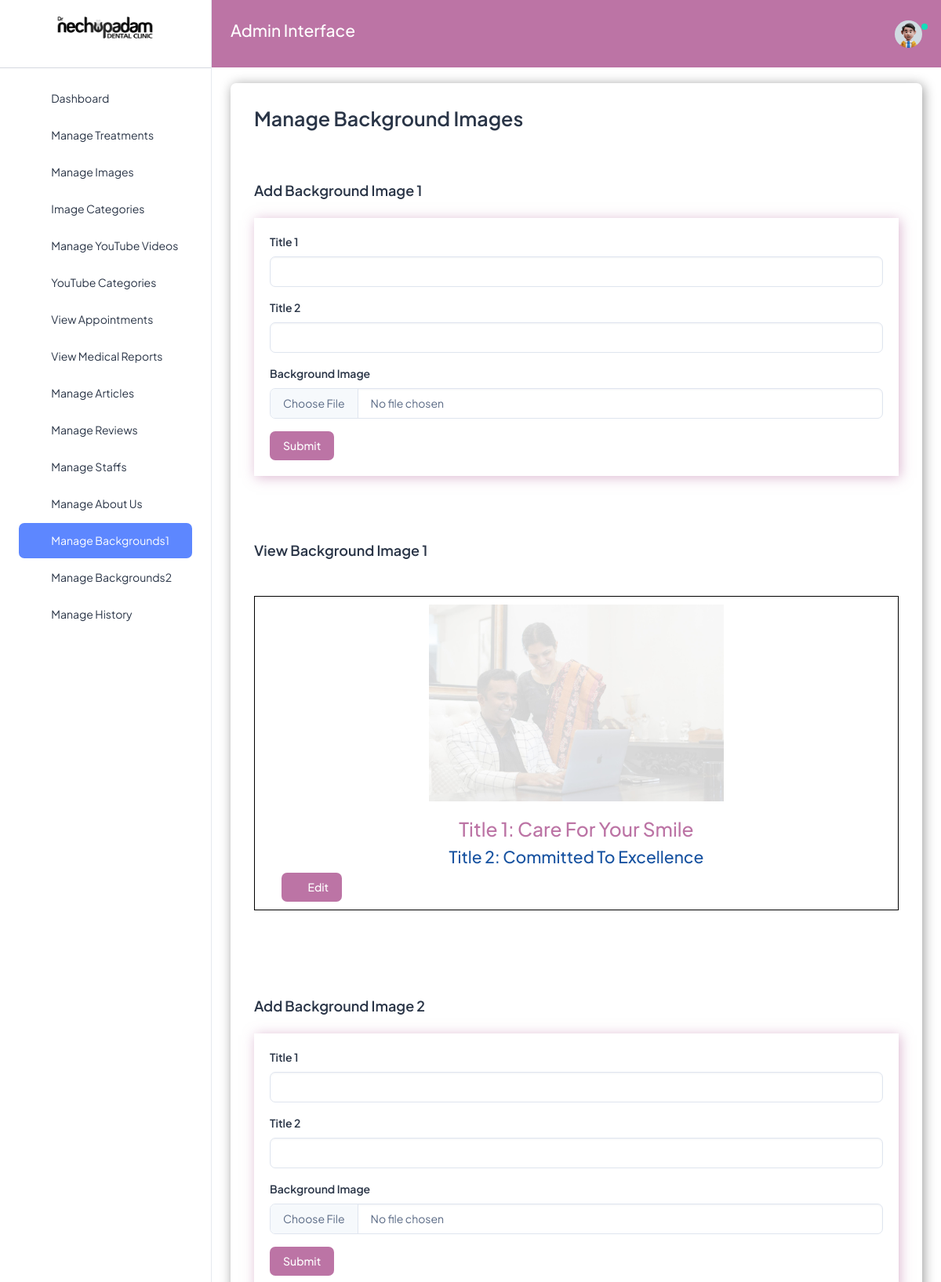
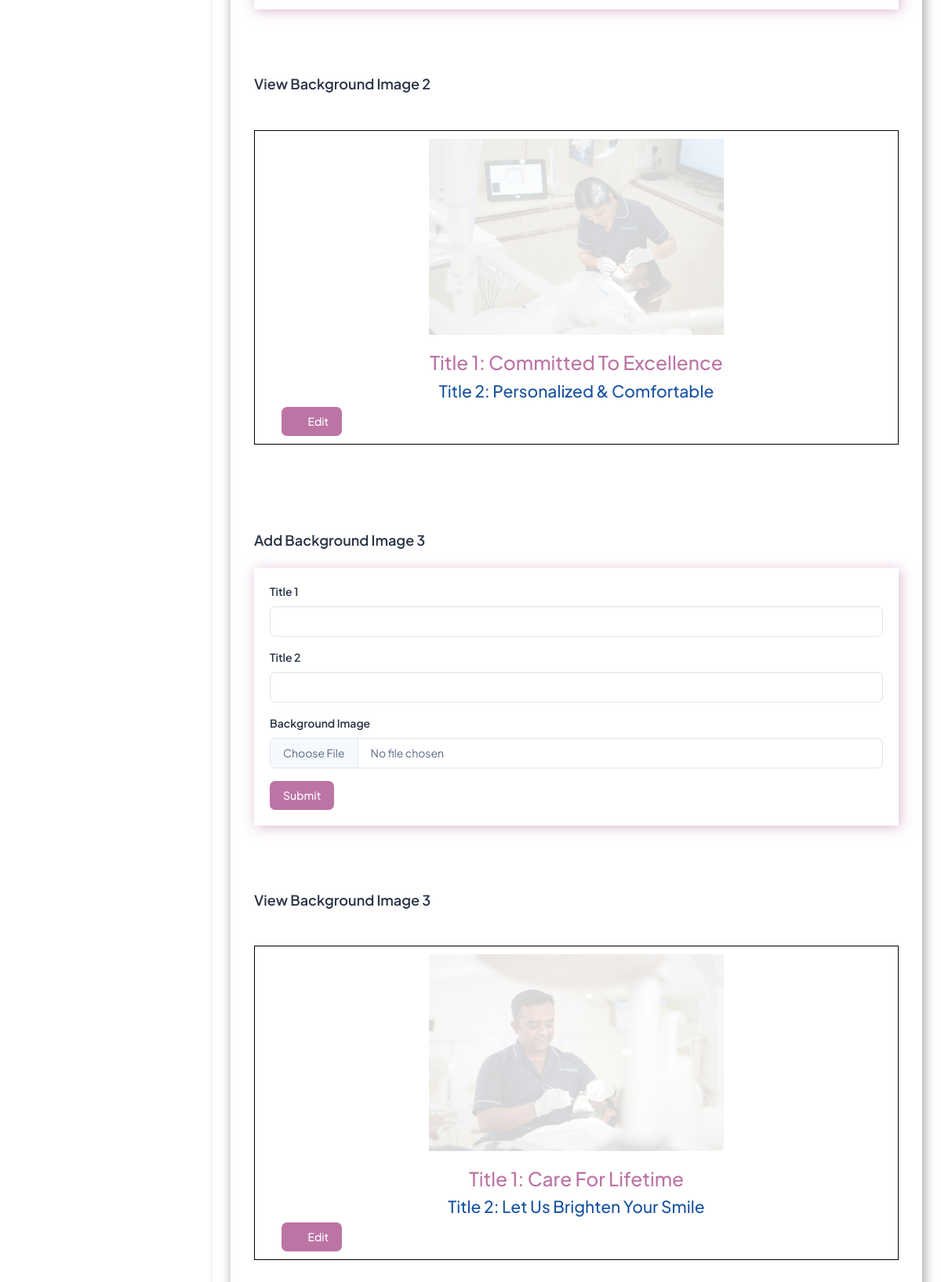
Screenshot of /bg (signed in) with the database file from the repository (2 pictures, top to bottom).
### nechuwebapp/models.py (models this page shows)
class Background_image(models.Model):
    image = models.ImageField(upload_to='mybg/')
    title1 = models.CharField(max_length=200)
    title2 = models.CharField(max_length=200)
    @property
    def imageURL(self):
        try:
            url = self.image.url
        except:
            url = ''
        return  url

class Background_image2(models.Model):
    image = models.ImageField(upload_to='mybg/')
    title1 = models.CharField(max_length=200)
    title2 = models.CharField(max_length=200)
    @property
    def imageURL(self):
        try:
            url = self.image.url
        except:
            url = ''
        return  url

class Background_image3(models.Model):
    image = models.ImageField(upload_to='mybg/')
    title1 = models.CharField(max_length=200)
    title2 = models.CharField(max_length=200)
    @property
    def imageURL(self):
        try:
            url = self.image.url
        except:
            url = ''
        return  url

### nechuwebapp/views.py (the view)
# urls.py: path('bg', views.bg, name='bg'),
def bg(request):
    bg = Background_image.objects.all()
    bg2 = Background_image2.objects.all()
    bg3 = Background_image3.objects.all()
    context = {'bg':bg, 'bg2':bg2, 'bg3':bg3}
    return render(request, 'nechuadmin/bg.html', context)

### nechuwebapp/templates/nechuadmin/bg.html (shortened to what this page needs)
{% extends 'nechuadmin/base.html' %}
{% load static %}
{% block content %}
<h1 class="card-title fw-semibold mb-4" style="font-size:25px;">Manage Background Images</h1>
<br>
<br>
<h5 class="card-title fw-semibold mb-4">Add Background Image 1</h5>
<div class="custom-card" style="box-shadow: 2px 2px 15px rgba(188, 116, 165, 0.5); padding: 20px;">
    <form action="{% url 'add_bg' %}" enctype="multipart/form-data" method="POST">
      <div class="mb-3">
        <label for="treatmentTitle" class="form-label">Title 1</label>
        <input type="text" class="form-control" id="treatmentTitle" aria-describedby="titleHelp" name="title1">
      </div>
      <div class="mb-3">
        <label for="treatmentTitle" class="form-label">Title 2</label>
        <input type="text" class="form-control" id="treatmentTitle" aria-describedby="titleHelp" name="title2">
      </div>
      <div class="mb-3">
        <label for="treatmentImage" class="form-label">Background Image</label>
        <input type="file" class="form-control" id="treatmentImage" name="image">
      </div>
      <button type="submit" class="btn" style="background-color:#bc74a5; color:white;">Submit</button>
    </form>
  </div>
  <br>
  <br>
  <br>
  <br>
  <h5 class="card-title fw-semibold mb-4">View Background Image 1</h5>
  <div class="container mt-5 mb-4">
    {% for i in bg %}
    <div class="row justify-content-center mb-5" style="border: 1px solid black; padding: 10px;">
        <div class="col-md-6">
            <img src="{{ i.imageURL }}" class="img-fluid" alt="Responsive Image">
            <br><br>
            <h3 class="text-center" style="color: #bc74a5;">Title 1: {{ i.title1 }}</h3>
            <h4 class="text-center" style="color: #1853a1;">Title 2: {{ i.title2 }}</h4>
        </div>
        <div class="row">
            <div class="d-flex justify-content-between">
                <a href="{% url 'edit_bg' i.pk %}" class="btn btn-square" style="background-color:#bc74a5; color:white;"><i class="ti ti-pencil fs-5"></i> Edit</a>
              </div>
        </div>
    </div>
    {% endfor %}
</div>
<br>
<br>
<br>
<h5 class="card-title fw-semibold mb-4">Add Background Image 2</h5>
<div class="custom-card" style="box-shadow: 2px 2px 15px rgba(188, 116, 165, 0.5); padding: 20px;">
    <form action="{% url 'add_bg2' %}" enctype="multipart/form-data" method="POST">
      <div class="mb-3">
        <label for="treatmentTitle" class="form-label">Title 1</label>
        <input type="text" class="form-control" id="treatmentTitle" aria-describedby="titleHelp" name="title1">
      </div>
      <div class="mb-3">
        <label for="treatmentTitle" class="form-label">Title 2</label>
        <input type="text" class="form-control" id="treatmentTitle" aria-describedby="titleHelp" name="title2">
      </div>
      <div class="mb-3">
        <label for="treatmentImage" class="form-label">Background Image</label>
        <input type="file" class="form-control" id="treatmentImage" name="image">
      </div>
      <button type="submit" class="btn" style="background-color:#bc74a5; color:white;">Submit</button>
    </form>
  </div>
  <br>
  <br>
  <br>
  <br>
  <h5 class="card-title fw-semibold mb-4">View Background Image 2</h5>
  <div class="container mt-5 mb-4">
    {% for i in bg2 %}
    <div class="row justify-content-center mb-5" style="border: 1px solid black; padding: 10px;">
        <div class="col-md-6">
            <img src="{{ i.imageURL }}" class="img-fluid" alt="Responsive Image">
            <br><br>
            <h3 class="text-center" style="color: #bc74a5;">Title 1: {{ i.title1 }}</h3>
            <h4 class="text-center" style="color: #1853a1;">Title 2: {{ i.title2 }}</h4>
        </div>
        <div class="row">
            <div class="d-flex justify-content-between">
                <a href="{% url 'edit_bg2' i.pk %}" class="btn btn-square" style="background-color:#bc74a5; color:white;"><i class="ti ti-pencil fs-5"></i> Edit</a>
              </div>
        </div>
    </div>
    {% endfor %}
</div>
<br>
<br>
<br>
<h5 class="card-title fw-semibold mb-4">Add Background Image 3</h5>
<div class="custom-card" style="box-shadow: 2px 2px 15px rgba(188, 116, 165, 0.5); padding: 20px;">
    <form action="{% url 'add_bg3' %}" enctype="multipart/form-data" method="POST">
      <div class="mb-3">
        <label for="treatmentTitle" class="form-label">Title 1</label>
        <input type="text" class="form-control" id="treatmentTitle" aria-describedby="titleHelp" name="title1">
      </div>
      <div class="mb-3">
        <label for="treatmentTitle" class="form-label">Title 2</label>
        <input type="text" class="form-control" id="treatmentTitle" aria-describedby="titleHelp" name="title2">
      </div>
      <div class="mb-3">
        <label for="treatmentImage" class="form-label">Background Image</label>
        <input type="file" class="form-control" id="treatmentImage" name="image">
      </div>
      <button type="submit" class="btn" style="background-color:#bc74a5; color:white;">Submit</button>
    </form>
  </div>
  <br>
  <br>
  <br>
  <br>
  <h5 class="card-title fw-semibold mb-4">View Background Image 3</h5>
  <div class="container mt-5 mb-4">
    {% for i in bg3 %}
    <div class="row justify-content-center mb-5" style="border: 1px solid black; padding: 10px;">
        <div class="col-md-6">
            <img src="{{ i.imageURL }}" class="img-fluid" alt="Responsive Image">
            <br><br>
            <h3 class="text-center" style="color: #bc74a5;">Title 1: {{ i.title1 }}</h3>
            <h4 class="text-center" style="color: #1853a1;">Title 2: {{ i.title2 }}</h4>
        </div>
        <div class="row">
            <div class="d-flex justify-content-between">
                <a href="{% url 'edit_bg3' i.pk %}" class="btn btn-square" style="background-color:#bc74a5; color:white;"><i class="ti ti-pencil fs-5"></i> Edit</a>
              </div>
        </div>
    </div>
    {% endfor %}
</div>
{% endblock %}

### nechuwebapp/templates/nechuadmin/base.html (style rules this page uses)
.custom-card { box-shadow: 2px 2px 15px rgba(0, 0, 0, 0.4); }

### rows the page displays
Background_image: imageURL (picture), title1 "Care For Your Smile", title2 "Committed To Excellence"
Background_image2: imageURL (picture), title1 "Committed To Excellence", title2 "Personalized & Comfortable"
Background_image3: imageURL (picture), title1 "Care For Lifetime", title2 "Let Us Brighten Your Smile"
